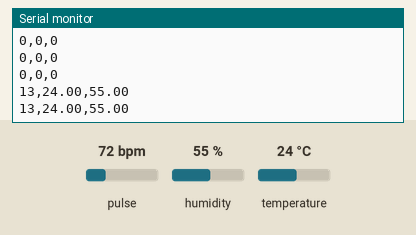
Bench run of a sketch on a simulated Arduino Uno, built with avr-gcc and run on an emulated ATmega328P. Shown: the last lines printed to the serial monitor. The test bench sets the inputs (shaded band); at power-on: pulse 72 bpm, humidity 55 %, temperature 24 °C.

Above: at 1.2 s.
1.3 s: pulse set to 42 bpm
At 2.11 s:
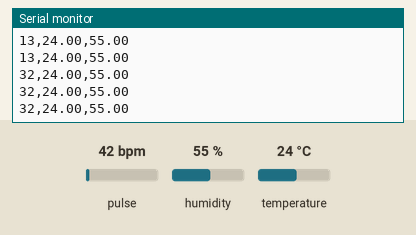
2.8 s: humidity set to 22 %
4.3 s: temperature set to 12 °C
At 4.46 s:
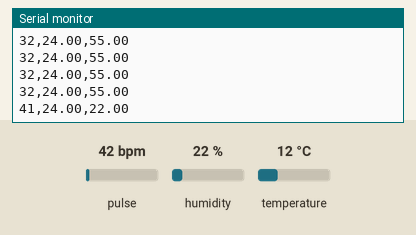
5.8 s: pulse set to 70 bpm
At 6.38 s:
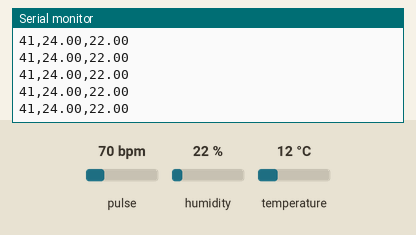
7.3 s: humidity set to 40 %
At 7.45 s:
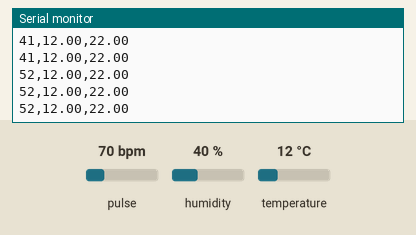
Timing chart, 0 to 9.8 s (numbered marks = the images above; inputs shaded):
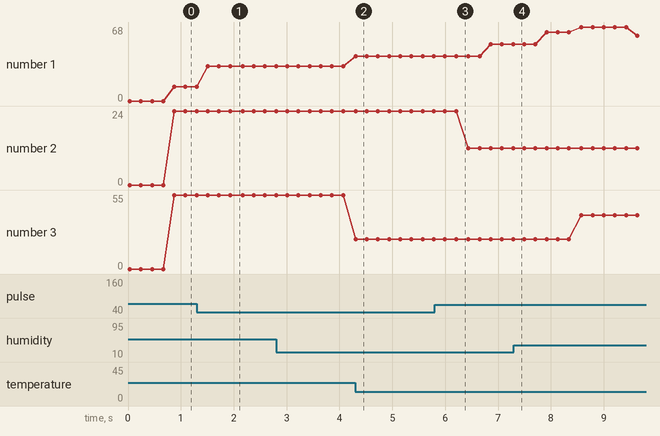

Measured:
- after the input at 1.3 s, the serial monitor: prints a new line after 0.21 s (image 1)
- plotted number 1: 13 → 32 after the input at 1.3 s, 41 → 52 after the input at 5.8 s
- plotted number 3: 22 → 40 after the input at 7.3 s

The sketch:

sketch_apr2a.ino
```cpp
#include <Wire.h>
#include "MAX30105.h"
#include <DHT.h>

// ---------- DHT11 ----------
#define DHTPIN 2
#define DHTTYPE DHT11
DHT dht(DHTPIN, DHTTYPE);

// ---------- MAX30102 ----------
MAX30105 particleSensor;

long lastBeat = 0;
int bpm = 0;
int avgBPM = 0;

long prevValue = 0;

// averaging
int bpmBuffer[5] = {0};
int index = 0;

void setup() {
  Serial.begin(9600);
  Wire.begin();
  dht.begin();

  if (!particleSensor.begin(Wire, I2C_SPEED_STANDARD)) {
    Serial.println("MAX30102 not found!");
    while (1);
  }

  particleSensor.setup();
  particleSensor.setPulseAmplitudeRed(0x3F);
  particleSensor.setPulseAmplitudeIR(0x3F);
}

void loop() {

  float temp = dht.readTemperature();
  float hum = dht.readHumidity();

  long irValue = particleSensor.getIR();

  // ❤️ Manual peak detection
  if (irValue > prevValue && irValue > 50000) {

    long currentTime = millis();

    if (currentTime - lastBeat > 500) {
      bpm = 60000 / (currentTime - lastBeat);
      lastBeat = currentTime;

      if (bpm > 40 && bpm < 180) {
        bpmBuffer[index++] = bpm;
        index %= 5;

        int sum = 0;
        for (int i = 0; i < 5; i++) {
          sum += bpmBuffer[i];
        }
        avgBPM = sum / 5;
      }
    }
  }

  prevValue = irValue;

  // ✅ SEND CLEAN DATA TO PYTHON
  if (irValue > 30000 && avgBPM > 0) {
    Serial.print(avgBPM);
    Serial.print(",");
    Serial.print(temp);
    Serial.print(",");
    Serial.println(hum);
  } else {
    Serial.println("0,0,0");
  }

  delay(200);
}
```
